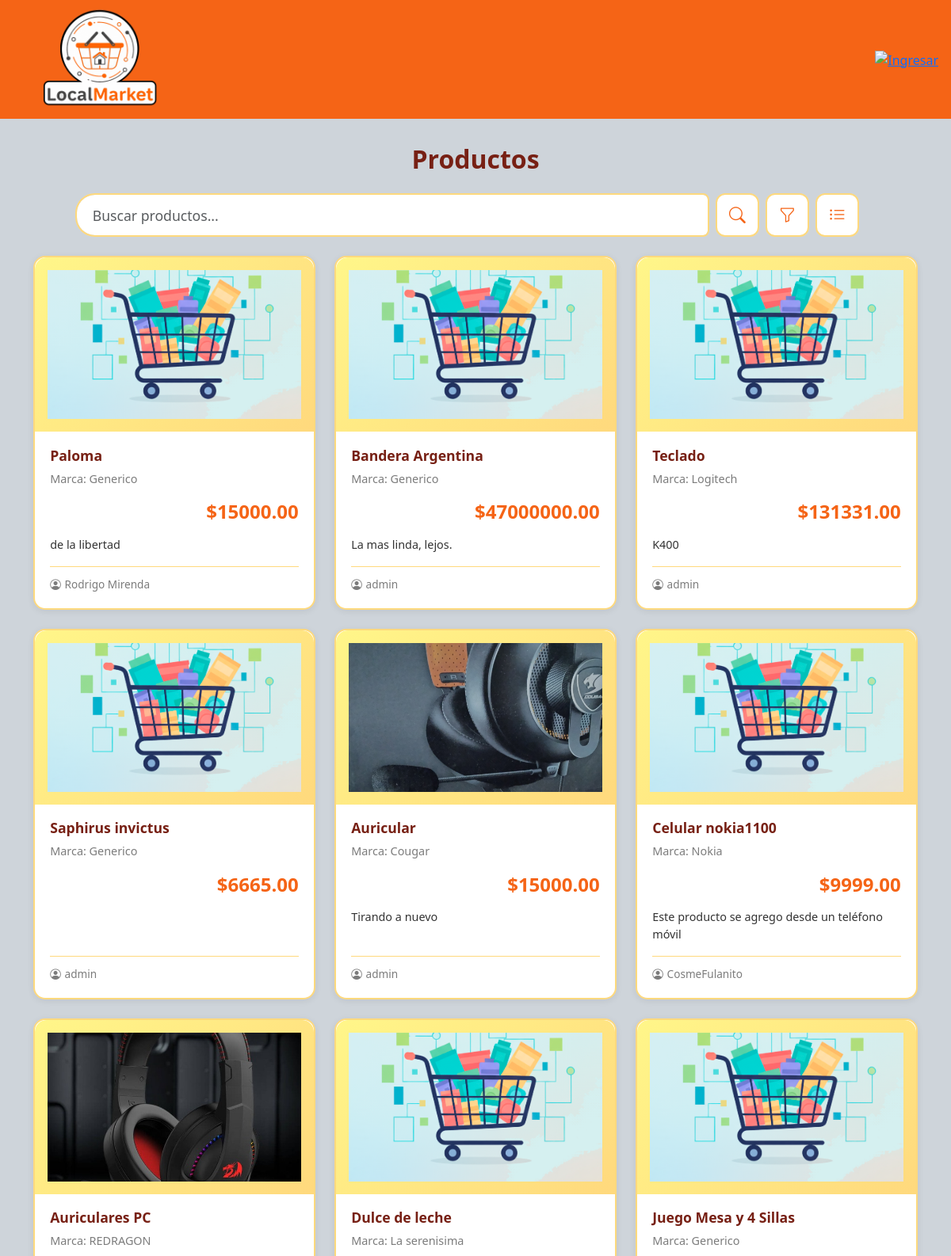
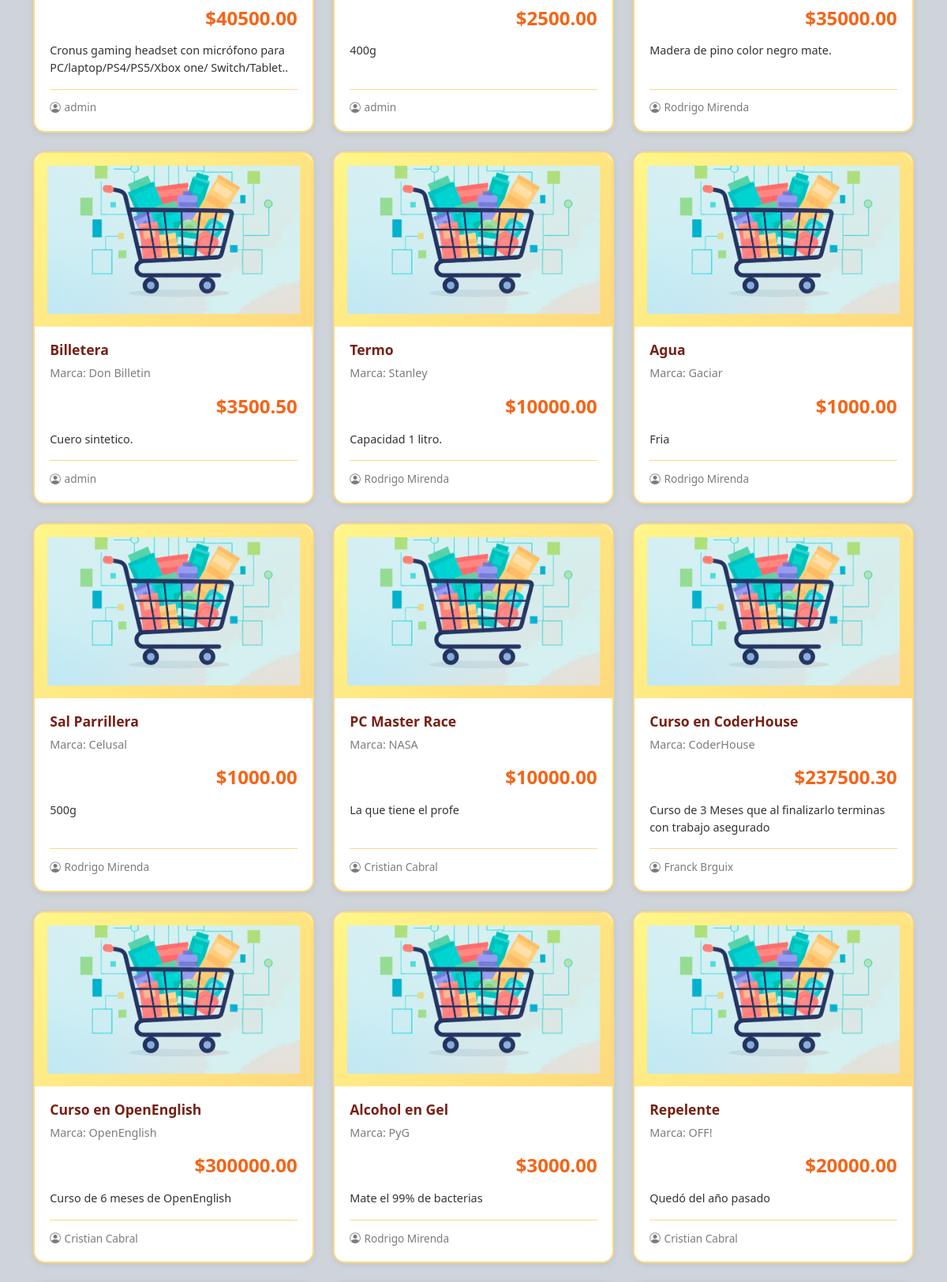
/productos/ (upper part), run on the app's committed database (2 pictures, top to bottom).
### market/models.py (models this page shows, shortened)
class Product(models.Model):
    seller = models.ForeignKey(
        settings.AUTH_USER_MODEL,
        on_delete=models.CASCADE,
        related_name="products"
    )
    title = models.CharField(max_length=200)
    description = models.TextField(blank=True)
    marca = models.CharField(max_length=100, blank=True, default="Generico")
    price = models.DecimalField(max_digits=12, decimal_places=2)
    image = models.ImageField(
        upload_to="products/",
        blank=True,
        null=True,
        default="products/placeholder.png"
    )
    barcode = models.CharField(
        max_length=13,
        blank=True,
        default="0000000000000"
    )
    stock = models.IntegerField(
        blank=True,
        default=1
    )
    created_at = models.DateTimeField(auto_now_add=True)
    active = models.BooleanField(default=True)
    source = models.CharField(max_length=100, blank=True, default="Coto")  # supermercado
    query = models.CharField(max_length=100, blank=True, null=True)  # término de búsqueda

### market/views.py (the view)
# urls.py: path("", product_list, name="product_list"),
def product_list(request):
    query = request.GET.get("q")
    products = Product.objects.filter(active=True).order_by("-created_at")
    if query:
        products = products.filter(title__icontains=query) | products.filter(description__icontains=query)
    return render(request, "market/product_list.html", {
        "products": products,
        "query": query,
    })

### market/context_processors.py (called while the page is built)
def user_avatar(request):
    if request.user.is_authenticated:
        avatar_url = get_user_avatar(request.user)
        return {'user_avatar_url': avatar_url}
    return {}

### market/templates/market/product_list.html (shortened to what this page needs)
{% extends "base.html" %}
{% load static %}
{% block content %}
<h2 class="products-page-title mb-4">Productos</h2>
<div class="d-flex justify-content-center align-items-center mb-4 search-container">
  <form method="get" action="{% url 'market:product_list' %}" class="d-flex align-items-center w-100 products-search-form">
    <input id="searchbox" name="q" placeholder="Buscar productos..." class="form-control search-input me-2" value="{{ request.GET.q }}">
    <button id="searchbtn" type="button" class="btn icon-btn me-2 search-btn" title="Buscar">
        <i class="bi bi-search"></i>
    </button>
    <button type="button" class="btn icon-btn me-2 filter-btn" title="Filtrar / Ordenar">
        <i class="bi bi-funnel"></i>
    </button>
    <button type="button" class="btn icon-btn toggle-view-btn" title="Cambiar vista">
        <i class="bi bi-list-ul"></i>
    </button>
  </form>
</div>
<div class="row products-container grid-view">
  {% for p in products %}
    <div class="col-md-4 mb-4 product-item">
      <div class="card product-card">
        <img src="{{ p.image.url }}" class="card-img-top product-img" alt="{{ p.title }}">
        <div class="card-body">
          <h5 class="card-title product-title">{{ p.title }}</h5>
          <p class="card-text product-brand">Marca: {{ p.marca }}</p>
          <p class="product-price">${{ p.price }}</p>
          <p class="card-text product-description">{{ p.description }}</p>
          <small class="product-seller">
            <i class="bi bi-person-circle"></i> {{ p.seller.get_full_name|default:p.seller.username }}
          </small>
        </div>
      </div>
    </div>
  {% endfor %}
</div>
{% endblock %}

### static/css/styles.css (style rules this page uses)
:root { --orange-pantone: #f56416ff; --falu-red: #772014ff; --gray: #7c7c7cff; --jasmine: #ffd97dff; --maize: #fff689ff; }
.search-input { width: 400px; max-width: 100%; height: 45px; padding: 10px 15px; font-size: 1.1rem; border-radius: 25px; border: 1px solid var(--gray); }
.icon-btn { display: flex; align-items: center; justify-content: center; border-radius: 8px; border: 1px solid var(--gray); background: #fff; cursor: pointer; height: 45px; width: 45px; transition: background-color 0.2s ease-in-out; }
.icon-btn i { font-size: 1.2rem; color: var(--orange-pantone); }
.products-page-title { color: var(--falu-red); font-weight: 700; font-size: 2rem; text-align: center; margin-top: 2rem; }
.product-card { border-radius: 15px; overflow: hidden; box-shadow: 0 2px 8px rgba(0, 0, 0, 0.08); transition: all 0.3s ease; border: 2px solid var(--jasmine); cursor: pointer; background: #fff; height: 100%; display: flex; flex-direction: column; }
.product-img { object-fit: cover; width: 100%; height: 220px; border-radius: 15px 15px 0 0; padding: 1rem; background: linear-gradient(135deg, var(--maize) 0%, var(--jasmine) 100%); }
.product-card .card-body { padding: 1.2rem; display: flex; flex-direction: column; flex-grow: 1; }
.product-title { color: var(--falu-red); font-weight: 700; font-size: 1.1rem; margin-bottom: 0.5rem; }
.product-brand { color: var(--gray); font-size: 0.9rem; margin-bottom: 0.8rem; }
.product-price { color: var(--orange-pantone); font-weight: 700; font-size: 1.5rem; margin-bottom: 0.8rem; display: flex; justify-content: flex-end; }
.product-description { color: #333; font-size: 0.9rem; margin-bottom: 1rem; flex-grow: 1; display: -webkit-box; -webkit-line-clamp: 3; -webkit-box-orient: vertical; overflow: hidden; }
.product-seller { color: var(--gray); font-size: 0.85rem; display: flex; align-items: center; gap: 0.3rem; padding-top: 0.8rem; border-top: 1px solid var(--jasmine); }
.products-search-form .search-input { width: 800px; height: 55px; padding: 10px 20px; font-size: 1.1rem; margin-left: 3em; border: 2px solid var(--jasmine); border-radius: 25px 8px 8px 25px; outline: none; background-color: #fff; transition: all 0.3s ease; }
.products-search-form .icon-btn { display: flex; align-items: center; justify-content: center; height: 55px; width: 55px; border-radius: 12px; border: 2px solid var(--jasmine); background: #fff; cursor: pointer; transition: all 0.3s ease; }
.products-search-form .icon-btn i { font-size: 1.3rem; color: var(--orange-pantone); }

### static/dashboard/dashboard.css (style rules this page uses)
:root { --orange-pantone: #f56416ff; --falu-red: #772014ff; --gray: #7c7c7cff; --jasmine: #ffd97dff; --maize: #fff689ff; }
h2 { color: var(--falu-red) ; margin: 2px auto; }

### data on the page
Product: image (placeholder picture), title "Paloma", marca "Generico", price "15000.00", description "de la libertad", seller.get_full_name "Rodrigo Mirenda"
Product: image (placeholder picture), title "Bandera Argentina", marca "Generico", price "47000000.00", description "La mas linda, lejos.", seller.get_full_name "admin"
Product: image (placeholder picture), title "Teclado", marca "Logitech", price "131331.00", description "K400", seller.get_full_name "admin"
Product: image (placeholder picture), title "Saphirus invictus", marca "Generico", price "6665.00", seller.get_full_name "admin"
Product: image (picture), title "Auricular", marca "Cougar", price "15000.00", description "Tirando a nuevo", seller.get_full_name "admin"
Product: image (placeholder picture), title "Celular nokia1100", marca "Nokia", price "9999.00", description "Este producto se agrego desde un teléfono móvil", seller.get_full_name "CosmeFulanito"
Product: image (picture), title "Auriculares PC", marca "REDRAGON", price "40500.00", description "Cronus gaming headset con micrófono para PC/laptop/PS4/PS5/Xbox one/ Switch/Tablet..", seller.get_full_name "admin"
Product: image (placeholder picture), title "Dulce de leche", marca "La serenisima", price "2500.00", description "400g", seller.get_full_name "admin"
Product: image (placeholder picture), title "Juego Mesa y 4 Sillas", marca "Generico", price "35000.00", description "Madera de pino color negro mate.", seller.get_full_name "Rodrigo Mirenda"
Product: image (placeholder picture), title "Billetera", marca "Don Billetin", price "3500.50", description "Cuero sintetico.", seller.get_full_name "admin"
Product: image (placeholder picture), title "Termo", marca "Stanley", price "10000.00", description "Capacidad 1 litro.", seller.get_full_name "Rodrigo Mirenda"
Product: image (placeholder picture), title "Agua", marca "Gaciar", price "1000.00", description "Fria", seller.get_full_name "Rodrigo Mirenda"
Product: image (placeholder picture), title "Sal Parrillera", marca "Celusal", price "1000.00", description "500g", seller.get_full_name "Rodrigo Mirenda"
Product: image (placeholder picture), title "PC Master Race", marca "NASA", price "10000.00", description "La que tiene el profe", seller.get_full_name "Cristian Cabral"
Product: image (placeholder picture), title "Curso en CoderHouse", marca "CoderHouse", price "237500.30", description "Curso de 3 Meses que al finalizarlo terminas con trabajo asegurado", seller.get_full_name "Franck Brguix"
Product: image (placeholder picture), title "Curso en OpenEnglish", marca "OpenEnglish", price "300000.00", description "Curso de 6 meses de OpenEnglish", seller.get_full_name "Cristian Cabral"
Product: image (placeholder picture), title "Alcohol en Gel", marca "PyG", price "3000.00", description "Mate el 99% de bacterias", seller.get_full_name "Rodrigo Mirenda"
Product: image (placeholder picture), title "Repelente", marca "OFF!", price "20000.00", description "Quedó del año pasado", seller.get_full_name "Cristian Cabral"
